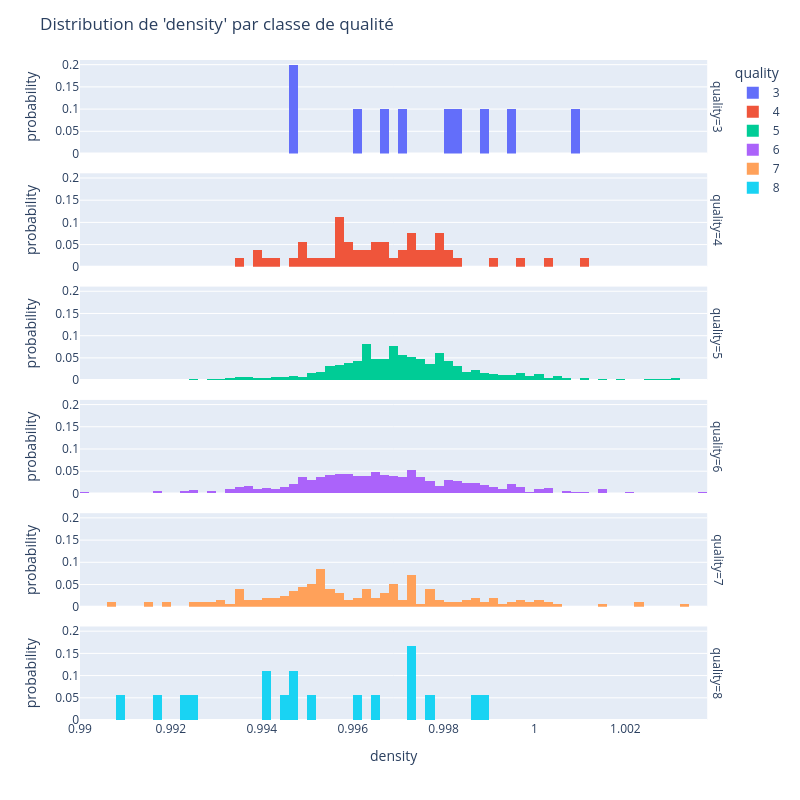

Notebook source saved alongside this figure:
### Code cell
display_distrib('density')

### Figure 1 — Plotly figure (JSON) as saved in the notebook; plotly's stock layout.template omitted (floating-point values rounded to 4 significant figures; data arrays with more than 128 entries replaced by an {"elided": "..."} marker saying what was removed)
{"data": [{"alignmentgroup": "True", "bingroup": "x", "histnorm": "probability", "hovertemplate": "quality=3<br>density=%{x}<br>probability=%{y}<extra></extra>", "legendgroup": "3", "marker": {"color": "#636efa", "pattern": {"shape": ""}}, "name": "3", "offsetgroup": "3", "orientation": "v", "showlegend": true, "type": "histogram", "x": [1.001, 0.9994, 0.9966, 0.9983, 0.9989, 0.9948, 0.9947, 0.997, 0.9981, 0.996], "xaxis": "x6", "yaxis": "y6"}, {"alignmentgroup": "True", "bingroup": "x", "histnorm": "probability", "hovertemplate": "quality=4<br>density=%{x}<br>probability=%{y}<extra></extra>", "legendgroup": "4", "marker": {"color": "#EF553B", "pattern": {"shape": ""}}, "name": "4", "offsetgroup": "4", "orientation": "v", "showlegend": true, "type": "histogram", "x": [0.9974, 0.994, 0.9976, 0.9934, 0.9976, 0.9972, 0.9938, 0.9996, 0.9965, 0.9956, 0.9972, 0.9948, 0.9974, 0.9957, 1.0, 0.9981, 0.9991, 0.9978, 0.9962, 1.001, 0.9967, 0.997, 0.9972, 0.998, 0.9958, 0.9946, 0.9963, 0.9984, 0.9958, 0.9952, 0.9974, 0.9979, 0.9956, 0.9957, 0.9962, 0.9961, 0.9957, 0.998, 0.9949, 0.9944, 0.9978, 0.9957, 0.9967, 0.9952, 0.9965, 0.994, 0.9968, 0.9966, 0.9965, 0.995, 0.9972, 0.9959, 0.9959], "xaxis": "x5", "yaxis": "y5"}, {"alignmentgroup": "True", "bingroup": "x", "histnorm": "probability", "hovertemplate": "quality=5<br>density=%{x}<br>probability=%{y}<extra></extra>", "legendgroup": "5", "marker": {"color": "#00cc96", "pattern": {"shape": ""}}, "name": "5", "offsetgroup": "5", "orientation": "v", "showlegend": true, "type": "histogram", "x": {"elided": "681 float values"}, "xaxis": "x4", "yaxis": "y4"}, {"alignmentgroup": "True", "bingroup": "x", "histnorm": "probability", "hovertemplate": "quality=6<br>density=%{x}<br>probability=%{y}<extra></extra>", "legendgroup": "6", "marker": {"color": "#ab63fa", "pattern": {"shape": ""}}, "name": "6", "offsetgroup": "6", "orientation": "v", "showlegend": true, "type": "histogram", "x": {"elided": "638 float values"}, "xaxis": "x3", "yaxis": "y3"}, {"alignmentgroup": "True", "bingroup": "x", "histnorm": "probability", "hovertemplate": "quality=7<br>density=%{x}<br>probability=%{y}<extra></extra>", "legendgroup": "7", "marker": {"color": "#FFA15A", "pattern": {"shape": ""}}, "name": "7", "offsetgroup": "7", "orientation": "v", "showlegend": true, "type": "histogram", "x": {"elided": "199 float values"}, "xaxis": "x2", "yaxis": "y2"}, {"alignmentgroup": "True", "bingroup": "x", "histnorm": "probability", "hovertemplate": "quality=8<br>density=%{x}<br>probability=%{y}<extra></extra>", "legendgroup": "8", "marker": {"color": "#19d3f3", "pattern": {"shape": ""}}, "name": "8", "offsetgroup": "8", "orientation": "v", "showlegend": true, "type": "histogram", "x": [0.9973, 0.9976, 0.9924, 0.9987, 0.9988, 0.9964, 0.9972, 0.9972, 0.9917, 0.9942, 0.9946, 0.9945, 0.9923, 0.9952, 0.9908, 0.996, 0.9947, 0.9942], "xaxis": "x", "yaxis": "y"}], "layout": {"annotations": [{"font": {}, "showarrow": false, "text": "quality=8", "textangle": 90, "x": 0.98, "xanchor": "left", "xref": "paper", "y": 0.07083, "yanchor": "middle", "yref": "paper"}, {"font": {}, "showarrow": false, "text": "quality=7", "textangle": 90, "x": 0.98, "xanchor": "left", "xref": "paper", "y": 0.2425, "yanchor": "middle", "yref": "paper"}, {"font": {}, "showarrow": false, "text": "quality=6", "textangle": 90, "x": 0.98, "xanchor": "left", "xref": "paper", "y": 0.4142, "yanchor": "middle", "yref": "paper"}, {"font": {}, "showarrow": false, "text": "quality=5", "textangle": 90, "x": 0.98, "xanchor": "left", "xref": "paper", "y": 0.5858, "yanchor": "middle", "yref": "paper"}, {"font": {}, "showarrow": false, "text": "quality=4", "textangle": 90, "x": 0.98, "xanchor": "left", "xref": "paper", "y": 0.7575, "yanchor": "middle", "yref": "paper"}, {"font": {}, "showarrow": false, "text": "quality=3", "textangle": 90, "x": 0.98, "xanchor": "left", "xref": "paper", "y": 0.9292, "yanchor": "middle", "yref": "paper"}], "barmode": "relative", "height": 800, "legend": {"title": {"text": "quality"}, "tracegroupgap": 0}, "margin": {"t": 60}, "title": {"text": "Distribution de 'density' par classe de qualité"}, "width": 800, "xaxis": {"anchor": "y", "domain": [0, 0.98], "title": {"text": "density"}}, "xaxis2": {"anchor": "y2", "domain": [0, 0.98], "matches": "x", "showticklabels": false}, "xaxis3": {"anchor": "y3", "domain": [0, 0.98], "matches": "x", "showticklabels": false}, "xaxis4": {"anchor": "y4", "domain": [0, 0.98], "matches": "x", "showticklabels": false}, "xaxis5": {"anchor": "y5", "domain": [0, 0.98], "matches": "x", "showticklabels": false}, "xaxis6": {"anchor": "y6", "domain": [0, 0.98], "matches": "x", "showticklabels": false}, "yaxis": {"anchor": "x", "domain": [0, 0.1417], "title": {"text": "probability"}}, "yaxis2": {"anchor": "x2", "domain": [0.1717, 0.3133], "matches": "y", "title": {"text": "probability"}}, "yaxis3": {"anchor": "x3", "domain": [0.3433, 0.485], "matches": "y", "title": {"text": "probability"}}, "yaxis4": {"anchor": "x4", "domain": [0.515, 0.6567], "matches": "y", "title": {"text": "probability"}}, "yaxis5": {"anchor": "x5", "domain": [0.6867, 0.8283], "matches": "y", "title": {"text": "probability"}}, "yaxis6": {"anchor": "x6", "domain": [0.8583, 1], "matches": "y", "title": {"text": "probability"}}}}
